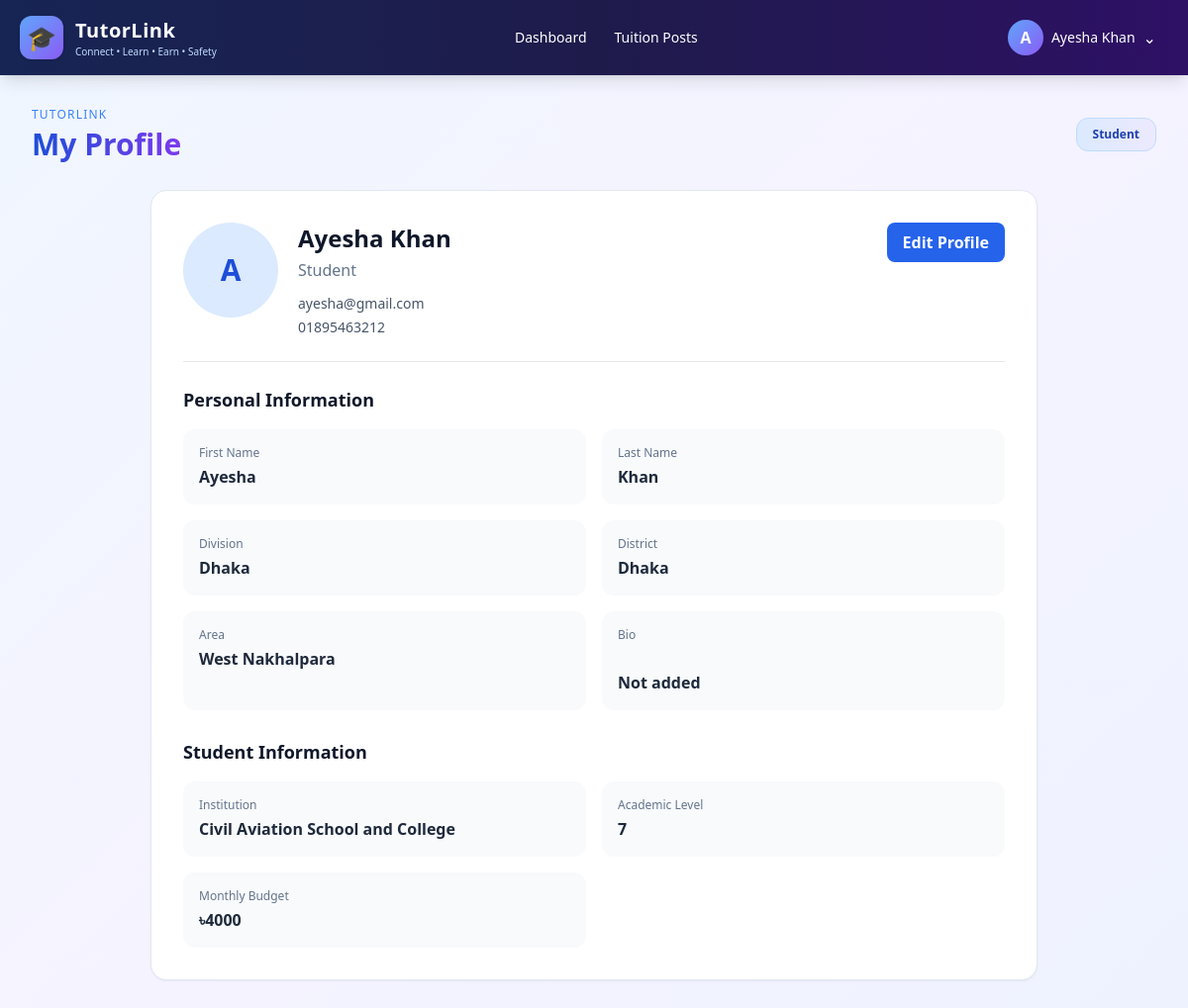
Before: /accounts/profile/ (signed in) with the older database file.
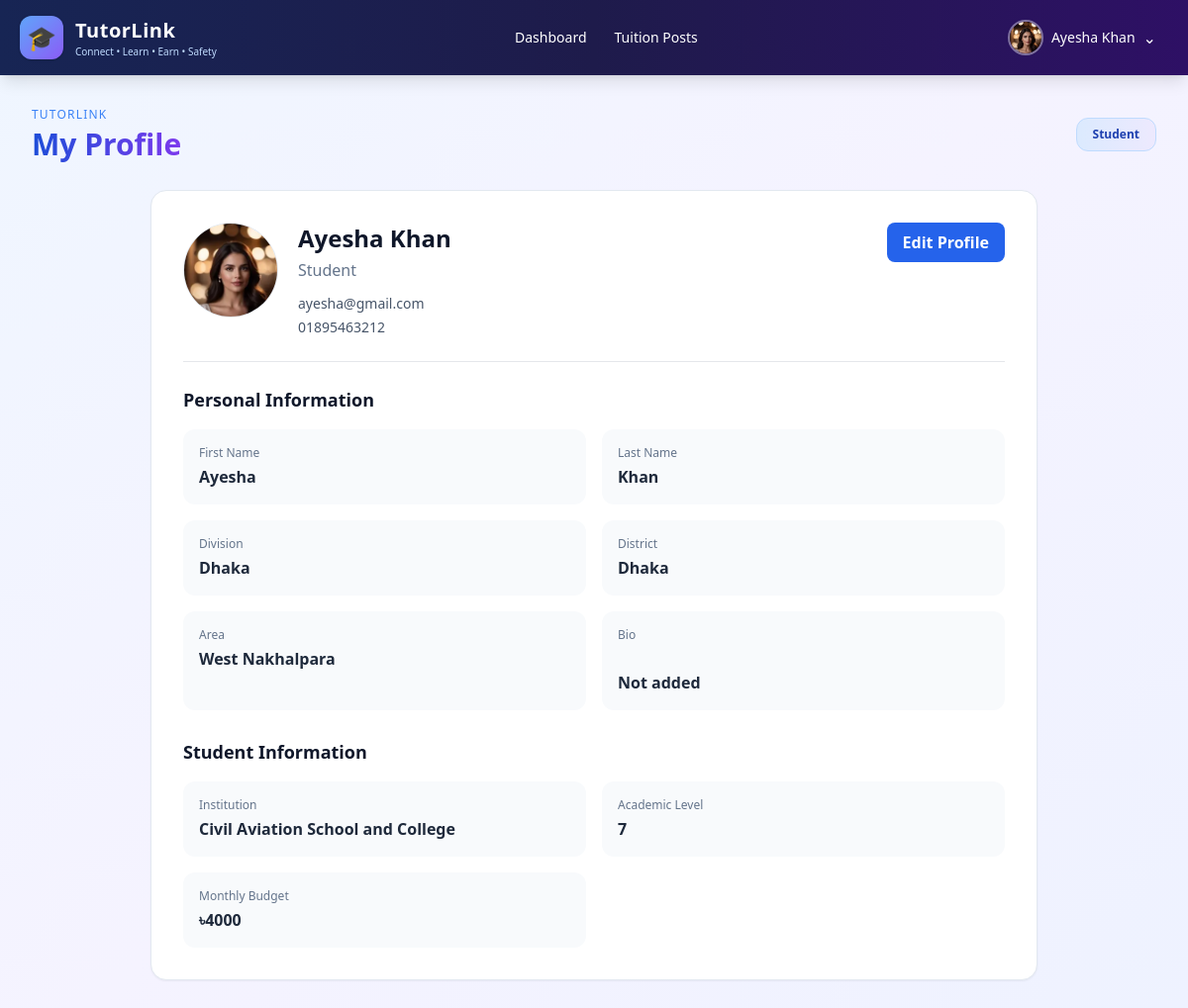
After: the same page with the newer database file.
### accounts/models.py (models this page shows, shortened)
class User(AbstractUser):
    class Role(models.TextChoices):
        ADMIN = 'ADMIN', 'Administrator'
        TUTOR = 'TUTOR', 'Tutor'
        STUDENT = 'STUDENT', 'Student'
    role = models.CharField(max_length=10, choices=Role.choices, default=Role.STUDENT)
    phone = models.CharField(max_length=20, blank=True)
    division = models.CharField(max_length=50, blank=True)
    district = models.CharField(max_length=50, blank=True)
    area = models.CharField(max_length=100, blank=True)
    profile_picture = models.ImageField(upload_to='profiles/', blank=True, null=True)
    bio = models.TextField(blank=True)
    is_verified = models.BooleanField(default=False)
    institution = models.CharField(max_length=150, blank=True)
    academic_level = models.CharField(max_length=50, blank=True)
    monthly_budget = models.DecimalField(max_digits=10, decimal_places=2, null=True, blank=True)

### accounts/views.py (the view, shortened to what this page needs)
# urls.py: path("profile/", views.profile_view, name="profile"),
@login_required
def profile_view(request):
    user = request.user
    tutor_profile = None
    role_name = (
        "Administrator"
        if user.is_superuser
        else user.get_role_display()
    )
    return render(
        request,
        "accounts/profile.html",
        {
            "profile_user": user,
            "tutor_profile": tutor_profile,
            "role_name": role_name,
        },
    )

### templates/accounts/profile.html (shortened to what the changed rows need)
{% extends "accounts/dashboards/base_dashboard.html" %}
{% block content %}
<div class="max-w-4xl mx-auto">
    <section class="bg-white border border-slate-200 rounded-2xl shadow-sm p-6 md:p-8">
        <div class="flex flex-col sm:flex-row items-start gap-5">
            {% if profile_user.profile_picture %}
                <img
                    src="{{ profile_user.profile_picture.url }}"
                    alt="Profile picture"
                    class="w-24 h-24 rounded-full object-cover border border-slate-200"
                >
            {% else %}
                <div class="w-24 h-24 rounded-full bg-blue-100 text-blue-700 flex items-center justify-center text-3xl font-bold">
                    {{ profile_user.first_name|default:profile_user.username|slice:":1"|upper }}
                </div>
            {% endif %}
            <div class="flex-1">
                <h2 class="text-2xl font-bold text-slate-900">
                    {{ profile_user.get_full_name|default:profile_user.username }}
                </h2>
                <p class="text-slate-500 mt-1">{{ role_name }}</p>
                <p class="text-sm text-slate-600 mt-3">{{ profile_user.email }}</p>
                <p class="text-sm text-slate-600 mt-1">
                    {{ profile_user.phone|default:"Phone not added" }}
                </p>
            </div>
            <a href="{% url 'edit_profile' %}"
               class="inline-flex rounded-lg bg-blue-600 hover:bg-blue-700 text-white px-4 py-2 font-semibold">
                Edit Profile
            </a>
        </div>
        <div class="grid sm:grid-cols-2 gap-4">
            <div class="rounded-xl bg-slate-50 p-4">
                <p class="text-xs text-slate-500">First Name</p>
                <p class="font-semibold mt-1">
                    {{ profile_user.first_name|default:"Not added" }}
                </p>
            </div>
            <div class="rounded-xl bg-slate-50 p-4">
                <p class="text-xs text-slate-500">Last Name</p>
                <p class="font-semibold mt-1">
                    {{ profile_user.last_name|default:"Not added" }}
                </p>
            </div>
            <div class="rounded-xl bg-slate-50 p-4">
                <p class="text-xs text-slate-500">Division</p>
                <p class="font-semibold mt-1">
                    {{ profile_user.division|default:"Not added" }}
                </p>
            </div>
            <div class="rounded-xl bg-slate-50 p-4">
                <p class="text-xs text-slate-500">District</p>
                <p class="font-semibold mt-1">
                    {{ profile_user.district|default:"Not added" }}
                </p>
            </div>
            <div class="rounded-xl bg-slate-50 p-4">
                <p class="text-xs text-slate-500">Area</p>
                <p class="font-semibold mt-1">
                    {{ profile_user.area|default:"Not added" }}
                </p>
            </div>
            <div class="rounded-xl bg-slate-50 p-4">
                <p class="text-xs text-slate-500">Bio</p>
                <p class="font-semibold mt-1 whitespace-pre-line">
                    {{ profile_user.bio|default:"Not added" }}
                </p>
            </div>
        </div>
        {% if profile_user.role == "STUDENT" %}
        <h3 class="text-lg font-bold text-slate-900 mt-7 mb-4">
            Student Information
        </h3>
        <div class="grid sm:grid-cols-2 gap-4">
            <div class="rounded-xl bg-slate-50 p-4">
                <p class="text-xs text-slate-500">Institution</p>
                <p class="font-semibold mt-1">
                    {{ profile_user.institution|default:"Not added" }}
                </p>
            </div>
            <div class="rounded-xl bg-slate-50 p-4">
                <p class="text-xs text-slate-500">Academic Level</p>
                <p class="font-semibold mt-1">
                    {{ profile_user.academic_level|default:"Not added" }}
                </p>
            </div>
            <div class="rounded-xl bg-slate-50 p-4">
                <p class="text-xs text-slate-500">Monthly Budget</p>
                <p class="font-semibold mt-1">
                    {% if profile_user.monthly_budget %}
                        ৳{{ profile_user.monthly_budget|floatformat:0 }}
                    {% else %}
                        Not set
                    {% endif %}
                </p>
            </div>
        </div>
        {% endif %}
    </section>
</div>
{% endblock %}

### templates/accounts/dashboards/base_dashboard.html (shortened to what this page needs)
<!DOCTYPE html>
<html lang="en">
<head>
    <script src="https://cdn.tailwindcss.com"></script>
</head>
<body class="min-h-screen text-slate-800">
    <nav class="bg-gradient-to-r from-blue-950 via-indigo-950 to-violet-950 text-white shadow-lg">
        <div class="max-w-7xl mx-auto px-5">
            <div class="flex flex-wrap items-center justify-between gap-4 min-h-[76px]">
                <a href="{% url 'role_dashboard' %}"
                   class="flex items-center gap-3 shrink-0">
                    <div class="w-11 h-11 rounded-xl bg-gradient-to-br from-blue-400 to-violet-500 flex items-center justify-center text-2xl shadow">
                        🎓
                    </div>
                    <div>
                        <div class="font-bold text-xl tracking-wide">TutorLink</div>
                        <div class="text-[10px] text-blue-200">
                            Connect • Learn • Earn • Safety
                        </div>
                    </div>
                </a>
                <div class="flex flex-wrap items-center gap-1 text-sm font-medium">
                    <a href="{% url 'role_dashboard' %}"
                       class="px-3 py-2 rounded-lg hover:bg-white/10 transition">
                        Dashboard
                    </a>
                    <a href="{% url 'tuitions:post_list' %}"
                       class="px-3 py-2 rounded-lg hover:bg-white/10 transition">
                        Tuition Posts
                    </a>
                </div>
                <div class="relative shrink-0" id="profileDropdown">
                    <button type="button"
                            id="profileButton"
                            aria-expanded="false"
                            aria-controls="profileMenu"
                            class="flex items-center gap-2 px-3 py-2 rounded-xl hover:bg-white/10 transition">
                        {% if user.profile_picture %}
                            <img src="{{ user.profile_picture.url }}"
                                 alt="Profile picture"
                                 class="w-9 h-9 rounded-full object-cover border-2 border-white/40">
                        {% else %}
                            <div class="w-9 h-9 rounded-full bg-gradient-to-br from-blue-400 to-violet-500 flex items-center justify-center font-bold">
                                {{ user.username|first|upper }}
                            </div>
                        {% endif %}
                        <span class="text-sm font-medium max-w-[150px] truncate">
                            {{ user.get_full_name|default:user.username }}
                        </span>
                        <span id="profileArrow" aria-hidden="true">⌄</span>
                    </button>
                </div>
            </div>
        </div>
    </nav>
    <main class="p-5 md:p-8">
        <div class="max-w-7xl mx-auto">
            <div class="flex flex-wrap items-center justify-between gap-4 mb-7">
                <div>
                    <div class="text-xs text-blue-500 uppercase tracking-widest mb-1">
                        TutorLink
                    </div>
                    <h1 class="text-3xl font-bold gradient-heading">
                    </h1>
                </div>
                <div class="px-4 py-2 bg-gradient-to-r from-blue-100 to-violet-100 rounded-xl border border-blue-200 text-xs font-bold text-blue-800">
                    {{ role_name }}
                </div>
            </div>
            {% block content %}{% endblock %}
        </div>
    </main>
</body>
</html>

Changed rows visible on the page:
changed User "Ayesha Khan": profile_picture: picture added; username|first "A" → (not shown); first_name "A" → (not shown)
